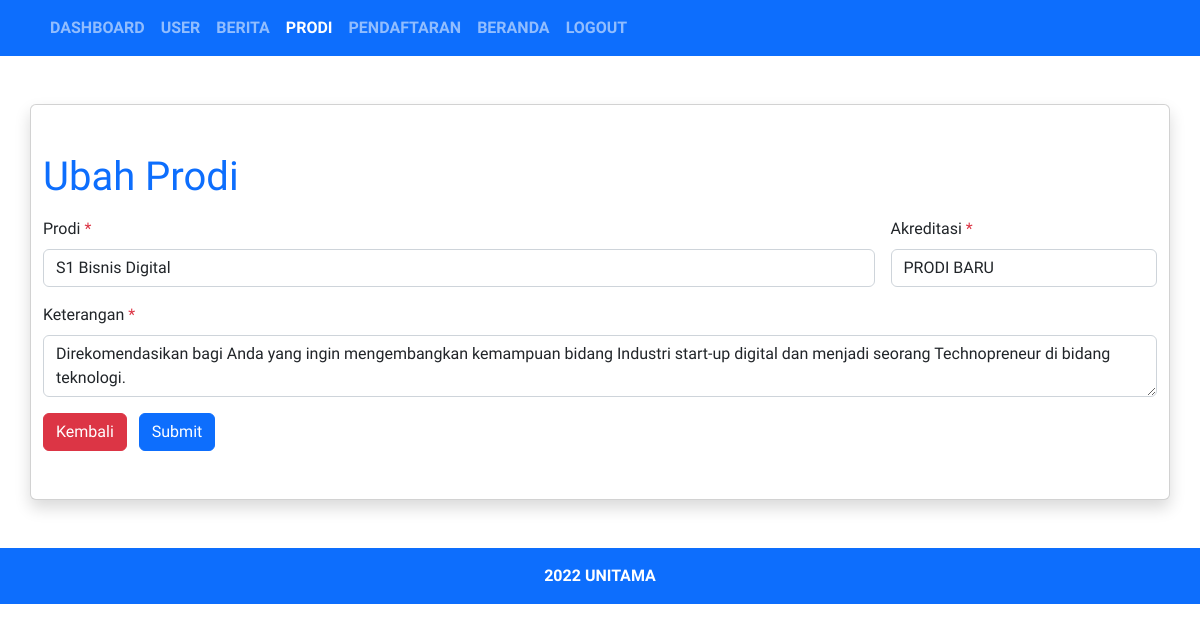
The page /admin/prodi/ubah?id=6 (signed in) on the database its author committed.
### tables this page shows
CREATE TABLE `tabel_prodi` (
  `id_prodi` int(11) NOT NULL,
  `prodi` varchar(128) NOT NULL,
  `akreditasi` varchar(128) NOT NULL,
  `keterangan` varchar(255) NOT NULL
);

### config/helper.php (called while the page is built, shortened)
<?php
function query($query)
{
    global $koneksi;
    $result = mysqli_query($koneksi, $query);
    $row = [];
    while ($data = mysqli_fetch_assoc($result)) {
        $row[] = $data;
    }
    return $row;
}

### config/autoload.php (called while the page is built, shortened)
<?php
require_once 'connection.php';
require_once 'helper.php';
$base_url = 'http://localhost/starter-template/';

### admin/prodi/ubah.php (the view, shortened to what this page needs)
<?php include_once '../templates/header.php' ?>
<?php
$id_prodi = $_GET['id'];
$prodi = query("SELECT * FROM tabel_prodi WHERE id_prodi = $id_prodi")[0];
?>
<div class="container card shadow py-5 my-5">
    <h1 class="text-primary mb- font-title mb-3">Ubah Prodi</h1>
    <form method="post" action="" class="row g-3">
        <div class="col-md-9">
            <label for="prodi" class="form-label">Prodi <span class="text-danger">*</span></label>
            <input type="text" class="form-control" id="prodi" name="prodi" required value="<?= $prodi['prodi']; ?>">
        </div>
        <div class="col-md-3">
            <label for="akreditasi" class="form-label">Akreditasi <span class="text-danger">*</span></label>
            <input type="text" class="form-control" id="akreditasi" name="akreditasi" required value="<?= $prodi['akreditasi']; ?>">
        </div>
        <div class="col-12">
            <label for="keterangan" class="form-label">Keterangan <span class="text-danger">*</span></label>
            <textarea name="keterangan" id="keterangan" class="form-control" cols="30" rows="2" required><?= $prodi['keterangan']; ?></textarea>
        </div>
        <div>
            <a href="<?= $base_url . 'admin/prodi/index'; ?>" class="btn btn-danger me-2">Kembali</a>
            <button type="submit" name="submit" class="btn btn-primary">Submit</button>
        </div>
    </form>
</div>
<?php include_once '../templates/footer.php' ?>

### assets/css/style.css (style rules this page uses)
body { font-family: 'Acme', sans-serif; }
.font-title { font-family: 'Kaushan Script', cursive; }

### rows shown on the page
tabel_prodi: prodi "S1 Bisnis Digital", akreditasi "PRODI BARU", keterangan "Direkomendasikan bagi Anda yang ingin mengembangkan kemampuan bidang Industri start-up digital dan menjadi seorang Technopreneur di bidang teknologi."
